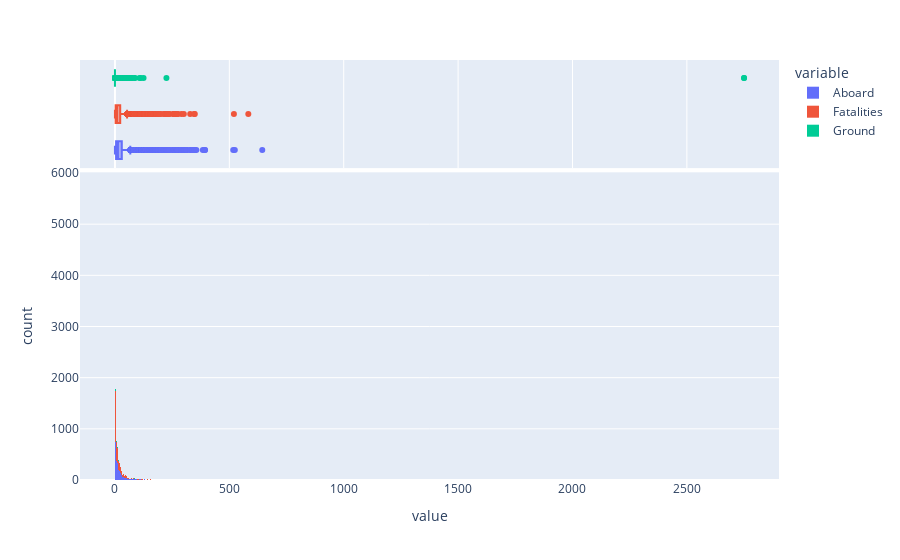

Write notebook code for a chart like this one.
### Markdown cell above
<p style="color:darkseagreen">A correlation matrix using multiple graphs showing the relationships between total number of passengers, number of dead passengers, and number of ground casualties. We can deduce that ground casualties are a rare occurence</p>

### Code cell
# Distplot - To examine the disterbution of the numerical varibles: Aboard , Fatalities , Ground
fig_hist_box = px.histogram(airplane_crashes, x=['Aboard','Fatalities','Ground'],
                   marginal="box")
fig_hist_box.show()

### Figure 1 — Plotly figure (JSON) as saved in the notebook; plotly's stock layout.template omitted (floating-point values rounded to 4 significant figures; data arrays with more than 128 entries replaced by an {"elided": "..."} marker saying what was removed)
{"data": [{"alignmentgroup": "True", "bingroup": "x", "hovertemplate": "variable=Aboard<br>value=%{x}<br>count=%{y}<extra></extra>", "legendgroup": "Aboard", "marker": {"color": "#636efa", "pattern": {"shape": ""}}, "name": "Aboard", "offsetgroup": "Aboard", "orientation": "v", "showlegend": true, "type": "histogram", "x": {"elided": "5268 int values"}, "xaxis": "x", "yaxis": "y"}, {"alignmentgroup": "True", "hovertemplate": "variable=Aboard<br>value=%{x}<extra></extra>", "legendgroup": "Aboard", "marker": {"color": "#636efa"}, "name": "Aboard", "notched": true, "offsetgroup": "Aboard", "showlegend": false, "type": "box", "x": {"elided": "5268 int values"}, "xaxis": "x2", "yaxis": "y2"}, {"alignmentgroup": "True", "bingroup": "x", "hovertemplate": "variable=Fatalities<br>value=%{x}<br>count=%{y}<extra></extra>", "legendgroup": "Fatalities", "marker": {"color": "#EF553B", "pattern": {"shape": ""}}, "name": "Fatalities", "offsetgroup": "Fatalities", "orientation": "v", "showlegend": true, "type": "histogram", "x": {"elided": "5268 int values"}, "xaxis": "x", "yaxis": "y"}, {"alignmentgroup": "True", "hovertemplate": "variable=Fatalities<br>value=%{x}<extra></extra>", "legendgroup": "Fatalities", "marker": {"color": "#EF553B"}, "name": "Fatalities", "notched": true, "offsetgroup": "Fatalities", "showlegend": false, "type": "box", "x": {"elided": "5268 int values"}, "xaxis": "x2", "yaxis": "y2"}, {"alignmentgroup": "True", "bingroup": "x", "hovertemplate": "variable=Ground<br>value=%{x}<br>count=%{y}<extra></extra>", "legendgroup": "Ground", "marker": {"color": "#00cc96", "pattern": {"shape": ""}}, "name": "Ground", "offsetgroup": "Ground", "orientation": "v", "showlegend": true, "type": "histogram", "x": {"elided": "5268 int values"}, "xaxis": "x", "yaxis": "y"}, {"alignmentgroup": "True", "hovertemplate": "variable=Ground<br>value=%{x}<extra></extra>", "legendgroup": "Ground", "marker": {"color": "#00cc96"}, "name": "Ground", "notched": true, "offsetgroup": "Ground", "showlegend": false, "type": "box", "x": {"elided": "5268 int values"}, "xaxis": "x2", "yaxis": "y2"}], "layout": {"barmode": "relative", "legend": {"title": {"text": "variable"}, "tracegroupgap": 0}, "margin": {"t": 60}, "xaxis": {"anchor": "y", "domain": [0, 1], "title": {"text": "value"}}, "xaxis2": {"anchor": "y2", "domain": [0, 1], "matches": "x", "showgrid": true, "showticklabels": false}, "yaxis": {"anchor": "x", "domain": [0, 0.7326], "title": {"text": "count"}}, "yaxis2": {"anchor": "x2", "domain": [0.7426, 1], "matches": "y2", "showgrid": false, "showline": false, "showticklabels": false, "ticks": ""}}}
